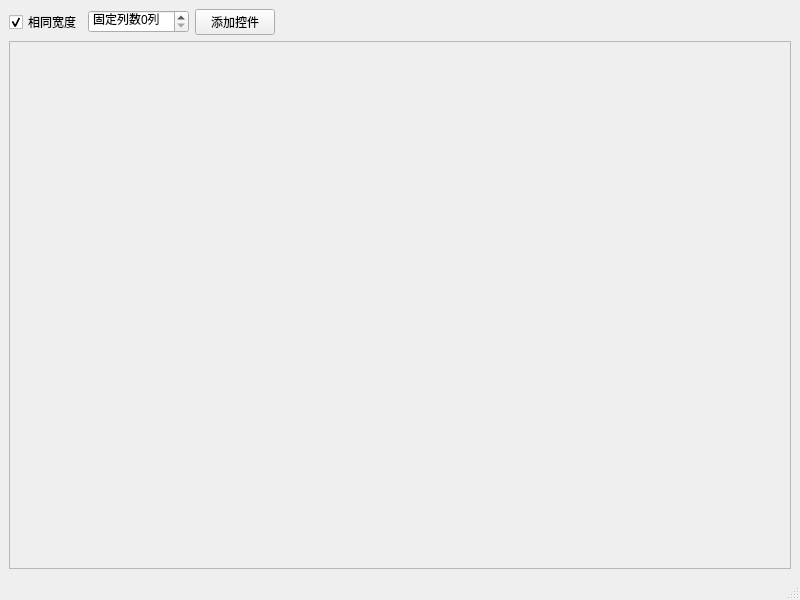
<?xml version="1.0" encoding="UTF-8"?>
<ui version="4.0">
 <class>MainWindow</class>
 <widget class="QMainWindow" name="MainWindow">
  <property name="geometry">
   <rect>
    <x>0</x>
    <y>0</y>
    <width>800</width>
    <height>600</height>
   </rect>
  </property>
  <property name="windowTitle">
   <string>MainWindow</string>
  </property>
  <widget class="QWidget" name="centralwidget">
   <layout class="QVBoxLayout" name="verticalLayout">
    <item>
     <layout class="QHBoxLayout" name="horizontalLayout">
      <property name="topMargin">
       <number>0</number>
      </property>
      <item>
       <widget class="QCheckBox" name="checkBox">
        <property name="text">
         <string>相同宽度</string>
        </property>
        <property name="checked">
         <bool>true</bool>
        </property>
       </widget>
      </item>
      <item>
       <widget class="QSpinBox" name="spinBox">
        <property name="suffix">
         <string>列</string>
        </property>
        <property name="prefix">
         <string>固定列数</string>
        </property>
       </widget>
      </item>
      <item>
       <widget class="QPushButton" name="pushButton">
        <property name="text">
         <string>添加控件</string>
        </property>
       </widget>
      </item>
      <item>
       <spacer name="horizontalSpacer">
        <property name="orientation">
         <enum>Qt::Horizontal</enum>
        </property>
        <property name="sizeHint" stdset="0">
         <size>
          <width>40</width>
          <height>20</height>
         </size>
        </property>
       </spacer>
      </item>
     </layout>
    </item>
    <item>
     <widget class="WaterfallScrollArea" name="scrollArea">
      <property name="widgetResizable">
       <bool>true</bool>
      </property>
      <widget class="QWidget" name="scrollAreaWidgetContents">
       <property name="geometry">
        <rect>
         <x>0</x>
         <y>0</y>
         <width>780</width>
         <height>508</height>
        </rect>
       </property>
      </widget>
     </widget>
    </item>
   </layout>
  </widget>
  <widget class="QMenuBar" name="menubar">
   <property name="geometry">
    <rect>
     <x>0</x>
     <y>0</y>
     <width>800</width>
     <height>21</height>
    </rect>
   </property>
  </widget>
  <widget class="QStatusBar" name="statusbar"/>
 </widget>
 <customwidgets>
  <customwidget>
   <class>WaterfallScrollArea</class>
   <extends>QScrollArea</extends>
   <header>waterfall_scrollarea/waterfallscrollarea.h</header>
   <container>1</container>
  </customwidget>
 </customwidgets>
 <resources/>
 <connections/>
</ui>
